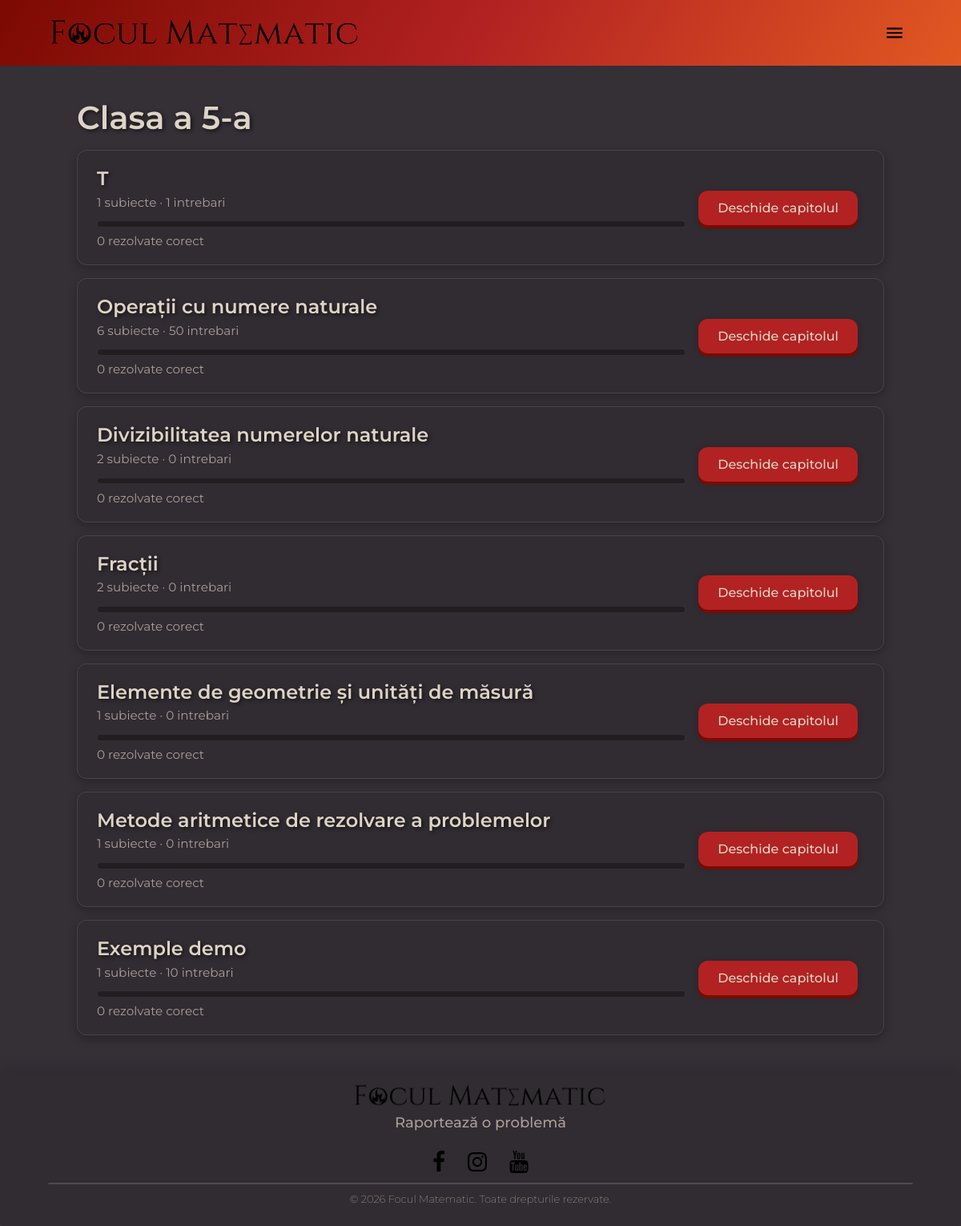
The page /quizzes/clasa/5/ (signed in) on the database as committed earlier.
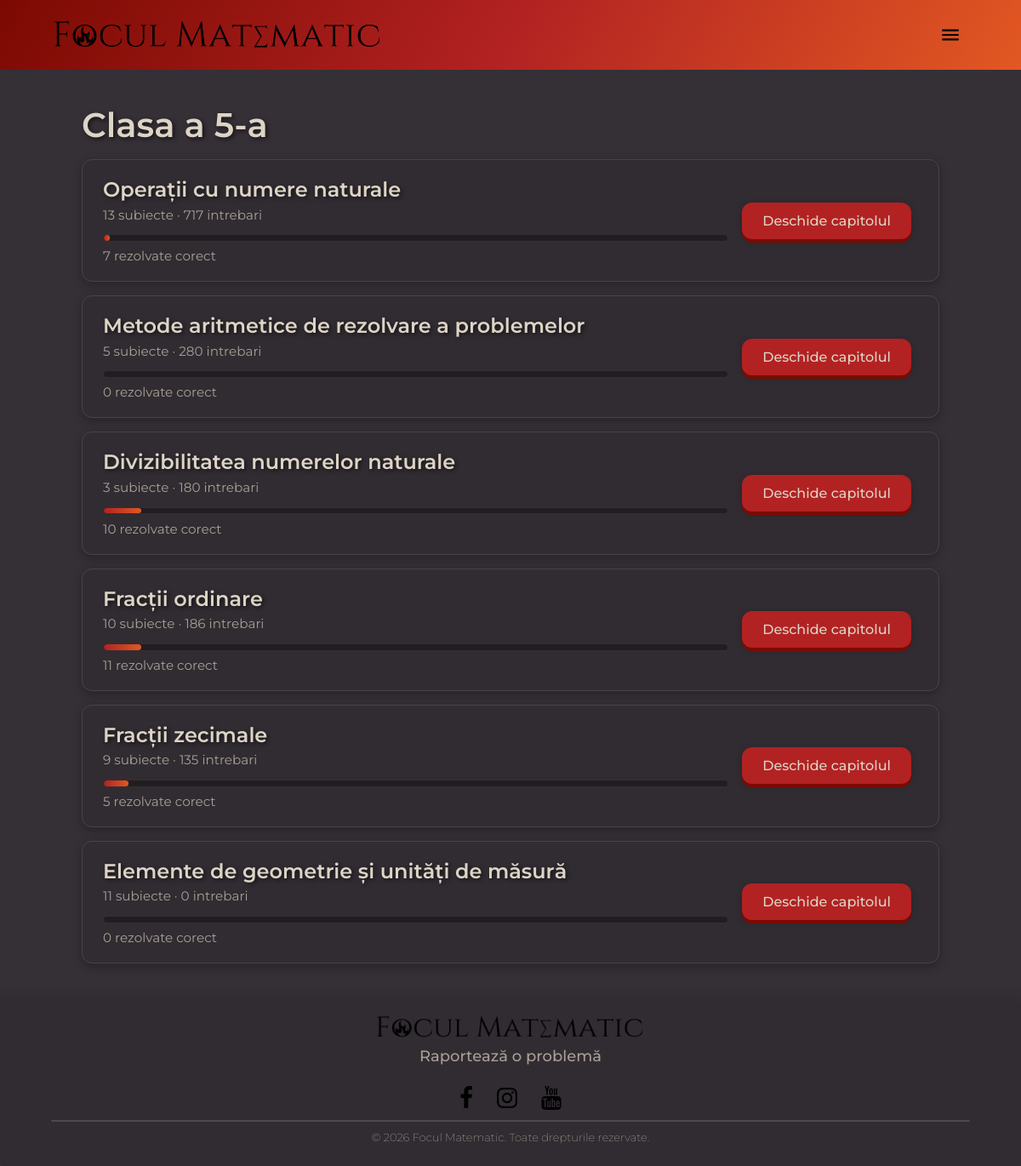
The same page on the database as committed later.
### quizzes/models.py (models this page shows, shortened)
class Chapter(models.Model):
    class_level = models.IntegerField()
    slug = models.SlugField(max_length=120)
    title = models.CharField(max_length=200)
    order = models.PositiveIntegerField(default=0)
    exam_slug = models.SlugField(max_length=120, blank=True, default="")
    class Meta:
        ordering = ["class_level", "order", "title"]
        unique_together = [("class_level", "slug")]

### quizzes/views.py (the view)
# urls.py: path("clasa/<int:class_level>/", views.class_chapters, name="class_chapters"),
@login_required
def class_chapters(request, class_level):
    if class_level not in VALID_CLASS_LEVELS:
        return HttpResponseBadRequest("Clasă invalidă.")
    chapters = (
        Chapter.objects.filter(class_level=class_level, exam_slug="")
        .order_by("order", "title")
    )
    chapter_states = get_chapter_learning_states(request.user, chapters)
    return render(
        request,
        "quizzes/class_chapters.html",
        {"class_level": class_level, "chapter_states": chapter_states},
    )

### accounts/context_processors.py (called while the page is built)
def theme(request):
    return {}

### analytics/services.py (called while the page is built)
def log_page_view(*, path: str, session_key: str, user=None) -> PageView:
    return PageView.objects.create(
        path=path[:500],
        session_key=session_key[:40],
        user=user if user and user.is_authenticated else None,
    )

### feedback/context_processors.py (called while the page is built)
def feedback_report_url(from_path: str = "") -> str:
    try:
        url = reverse("report_error")
    except NoReverseMatch:
        url = FEEDBACK_REPORT_PATH
    if from_path:
        return f"{url}?from={from_path}"
    return url

def feedback_urls(request):
    return {
        "feedback_report_url": feedback_report_url(),
    }

### quizzes/learning.py (called while the page is built)
def _percent(done: int, total: int) -> int:
    if total <= 0:
        return 0
    return round(done / total * 100)

def _topic_training_counts(user, topic_ids: list[int]) -> dict[int, dict]:
    if not topic_ids:
        return {}
    rows = (
        UserQuestionProgress.objects.filter(
            user=user,
            question__quiz_id__in=topic_ids,
        )
        .values("question__quiz_id")
        .annotate(
            correct=Count(
                "id",
                filter=Q(training_status=UserQuestionProgress.TRAINING_CORRECT),
            ),
            wrong=Count(
                "id",
                filter=Q(training_status=UserQuestionProgress.TRAINING_WRONG),
            ),
            touched=Count("id"),
        )
    )
    return {
        row["question__quiz_id"]: {
            "correct": row["correct"],
            "wrong": row["wrong"],
            "touched": row["touched"],
        }
        for row in rows
    }

def _topic_question_counts(topic_ids: list[int]) -> dict[int, int]:
    if not topic_ids:
        return {}
    return dict(
        Question.objects.filter(quiz_id__in=topic_ids)
        .values("quiz_id")
        .annotate(total=Count("id"))
        .values_list("quiz_id", "total")
    )

### templates/quizzes/class_chapters.html (shortened to what this page needs)
{% extends "base.html" %}
{% block content %}
<div class="page-content">
    <h1>Clasa a {{ class_level }}-a</h1>
    {% if not chapter_states %}
        <p class="muted">Nu exista inca capitole pentru aceasta clasa.</p>
    {% else %}
        {% for state in chapter_states %}
            <article class="card learning-card">
                <div class="learning-card__main">
                    <h2 style="margin:0 0 0.35rem;">{{ state.chapter.title }}</h2>
                    <p class="muted" style="margin:0;">
                        {{ state.topic_count }} subiecte &middot; {{ state.question_count }} intrebari
                    </p>
                    <div class="learning-progress" aria-label="Progres antrenare {{ state.training_percent }}%">
                        <div class="learning-progress__fill" style="width: {{ state.training_percent }}%;"></div>
                    </div>
                    <p class="muted learning-card__meta">
                        {{ state.training_correct }} rezolvate corect
                    </p>
                </div>
                <a class="btn btn-press" href="{% url 'chapter_topics' class_level state.chapter.slug %}">Deschide capitolul</a>
            </article>
        {% endfor %}
    {% endif %}
</div>
{% endblock %}

### templates/base.html (shortened to what this page needs)
{% load static %}
<!DOCTYPE html>
<html lang="ro">
<head>
    <link rel="stylesheet" href="{% static 'core/css/FMStyle.css' %}">
    <link rel="stylesheet" href="{% static 'core/css/fm-app.css' %}?v=20260820-algebra-keyboard">
    <link rel="stylesheet" href="https://cdnjs.cloudflare.com/ajax/libs/font-awesome/4.7.0/css/font-awesome.min.css">
</head>
<body>
    <header>
        <a href="{% url 'index' %}">
            <img class="logo" src="{% static 'core/img/Focul-Matematic.png' %}" alt="Focul Matematic">
        </a>
        <nav>
            <ul class="nav__link">
                <li onclick="showSidebar()" class="hideOnDesktop">
                    <a href="#" aria-label="Deschide meniul">
                        <img src="{% static 'core/img/menusimple.svg' %}" alt="" width="26" height="26">
                    </a>
                </li>
            </ul>
        </nav>
    </header>
    <div class="container">
        {% block content %}{% endblock %}
        <footer class="footer">
            <img class="smalllogo" src="{% static 'core/img/Focul-Matematic.png' %}" alt="Focul Matematic">
            <p class="footer-report">
                <a href="{{ feedback_report_url }}?from={{ request.path }}" class="footer-feedback-link">Raportează o problemă</a>
            </p>
            <div class="socialmedia">
                <a href="#" aria-label="Facebook"><i class="fa fa-facebook"></i></a>
                <a href="#" aria-label="Instagram"><i class="fa fa-instagram"></i></a>
                <a href="#" aria-label="YouTube"><i class="fa fa-youtube"></i></a>
            </div>
            <hr>
            <div class="copyright">
                <p>© {% now "Y" %} Focul Matematic. Toate drepturile rezervate.</p>
            </div>
        </footer>
    </div>
</body>
</html>

### static/core/css/FMStyle.css (style rules this page uses)
* { margin: 0; padding: 0; font-family: 'Montserrat', fantasy; box-sizing: border-box; }
body { min-height: 100%; min-width: 100%; overflow: scroll; }
header { background: linear-gradient(120deg, #7C0A02, #B22222, #E25822); display: flex; justify-content: space-between; flex-direction: row; align-items: center; padding: 30px 10%; height: 10vh; width:100%; }
.logo { width: 30%; pointer-events: none; user-select: none; min-width: 390px; }
.nav__link { list-style: none; user-select: none; display: flex; justify-content: flex-end; align-items: center; }
.nav__link li { height: 50px; padding: 0px 20px; position: relative; }
.nav__link li a { transition: all 0.3s ease 0s; height: 100%; padding: 0 30px; display: flex; align-items: center; }
.nav__link li, a { font-family: 'Montserrat', serif; font-weight: 500; font-size: 5vw; color: #fff; text-decoration: none; }
.sidebar li, a { font-family: 'Montserrat', serif; font-weight: 500; font-size: 18px; color: #000000; text-decoration: none; }
@media screen and (min-width: 1025px) { .hideOnDesktop { display: none; } }
.container { width: 100%; min-height: 90vh; background: #352f36; display: flex; flex-direction: column; justify-content: space-between; align-items: flex-end; }
.footer { background-color: #312c32; backdrop-filter: blur(10px); box-shadow: 0px -10px 10px #312c32; height: 15%; width: 100%; border-radius: 5px; display: flex; align-content: center; flex-direction: column; align-items: center; }
.smalllogo { padding-top: 10px; max-width: 20%; }
hr { width:90%; border: 0.5px solid #352f36; border-radius: 5px; }
.copyright { padding: 10px; }
.copyright p { font-size: small; font-family: "Montserrat"; font-weight: 200; }
.socialmedia { width: 30%; display: flex; justify-content: center; align-content: space-around; }
.fa { padding: 20px; font-size: 40vw; width: 30px; text-align: center; text-decoration: none; border-radius: 50%; }

Rows that differ between the two databases and show on the page:
removed Chapter: chapter "T", topic_count "1", question_count "1", training_correct "0"
removed Chapter: chapter "Fracții", topic_count "2", question_count "0", training_correct "0"
removed Chapter: chapter "Exemple demo", topic_count "1", question_count "10", training_correct "0"
computed for Chapter "Operații cu numere naturale": topic_count "6" → "13"; question_count "50" → "717"; training_correct "0" → "7"
changed Chapter "Metode aritmetice de rezolvare a problemelor": topic_count "1" → "5"; question_count "0" → "280"; moves up the list
changed Chapter "Divizibilitatea numerelor naturale": topic_count "2" → "3"; question_count "0" → "180"; training_correct "0" → "10"
added Chapter: chapter "Fracții ordinare", topic_count "10", question_count "186", {{ state.training_percent }} 6 (drawn), training_correct "11"
added Chapter: chapter "Fracții zecimale", topic_count "9", question_count "135", {{ state.training_percent }} 4 (drawn), training_correct "5"
changed Chapter "Elemente de geometrie și unități de măsură": topic_count "1" → "11"
